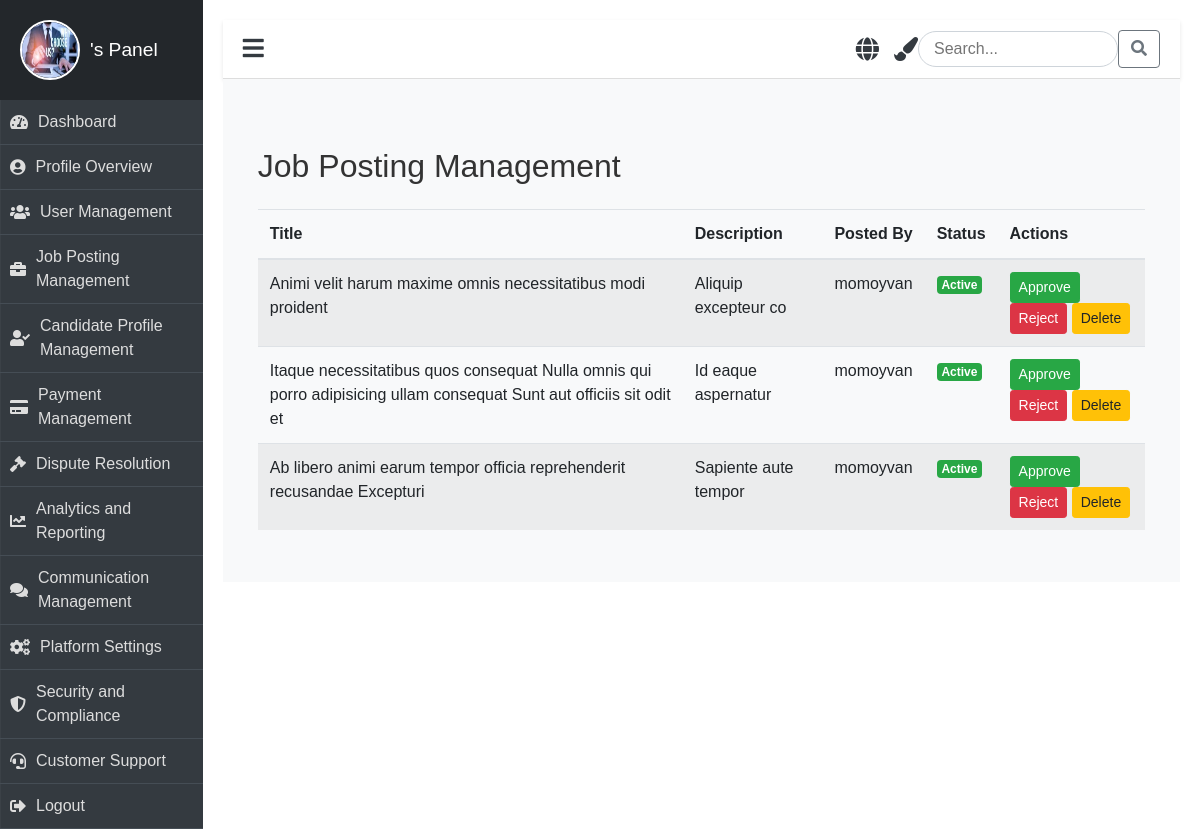
Page /job-posts/manage/ on the committed database.
### job/models.py (models this page shows, shortened)
class JobPost(models.Model):
    title = models.CharField(max_length=255)
    description = models.TextField()
    requirements = models.TextField()
    qualifications = models.TextField()
    posted_by = models.ForeignKey(settings.AUTH_USER_MODEL, on_delete=models.CASCADE)  # Use AUTH_USER_MODEL
    is_active = models.BooleanField(default=True)
    created_at = models.DateTimeField(default=timezone.now)
    updated_at = models.DateTimeField(auto_now=True)

class CustomUser(AbstractUser):
    ROLE_CHOICES = (
        ('admin', 'Admin'),
        ('expert', 'Expert'),
        ('client', 'Client'),
    )
    role = models.CharField(max_length=30, choices=ROLE_CHOICES, default='client')
    profile_picture = models.ImageField(upload_to='profile_pictures/', blank=True, null=True)
    phone = models.CharField(max_length=15, default='0000000000')  # Provide a default value
    address = models.TextField(null=True, blank=True)  # Temporarily allow null

### job/views.py (the view)
# urls.py: path('job-posts/manage/', job_posting_management, name='job_posting_management'),
def job_posting_management(request):
    job_posts = JobPost.objects.all()  # Fetch all job posts
    return render(request, 'panel/admin/job/job_posting_management.html', {'job_posts': job_posts})

### job/templates/panel/admin/job/job_posting_management.html (shortened to what this page needs)
{% extends 'panel/base/base_admin.html' %}
{% load static %}
{% block content %}
<div class="container mt-5">
    <h2>Job Posting Management</h2>
    <div class="table-responsive">
        <table class="table table-striped mt-3">
            <thead>
                <tr>
                    <th>Title</th>
                    <th>Description</th>
                    <th>Posted By</th>
                    <th>Status</th>
                    <th>Actions</th>
                </tr>
            </thead>
            <tbody id="job-post-list">
                {% for job in job_posts %}
                <tr id="job-{{ job.id }}">
                    <td>{{ job.title }}</td>
                    <td>{{ job.description|truncatewords:20 }}</td>
                    <td>{{ job.posted_by.username }}</td>
                    <td>
                        <span class="badge badge-{{ job.is_active|yesno:'success,danger' }}">
                            {{ job.is_active|yesno:'Active,Inactive' }}
                        </span>
                    </td>
                    <td>
                        <button class="btn btn-success btn-sm approve-btn" data-id="{{ job.id }}">Approve</button>
                        <button class="btn btn-danger btn-sm reject-btn" data-id="{{ job.id }}">Reject</button>
                        <button class="btn btn-warning btn-sm delete-btn" data-id="{{ job.id }}">Delete</button>
                    </td>
                </tr>
                {% endfor %}
            </tbody>
        </table>
    </div>
</div>
{% endblock %}

### job/static/css/clients.css (style rules this page uses)
body { font-family: 'Arial', sans-serif; background-color: #f8f9fa; color: #333; margin: 0; padding: 0; overflow-x: hidden; }

### rows in the picture
JobPost: title "Animi velit harum maxime omnis necessitatibus modi proident", description "Aliquip excepteur co", posted_by.username "momoyvan", is_active "Active"
JobPost: title "Itaque necessitatibus quos consequat Nulla omnis qui porro adipisicing ullam consequat Sunt aut officiis sit odit et", description "Id eaque aspernatur", posted_by.username "momoyvan", is_active "Active"
JobPost: title "Ab libero animi earum tempor officia reprehenderit recusandae Excepturi", description "Sapiente aute tempor", posted_by.username "momoyvan", is_active "Active"
